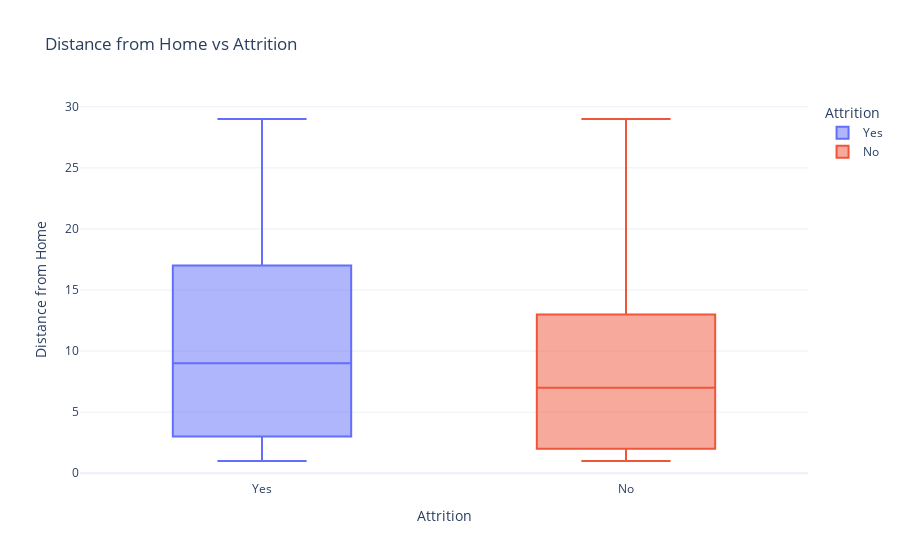

This figure's notebook cell:
### Code cell
#box plot for Distance from Home vs Attrition
box_fig = px.box(df, 
                  x='Attrition', 
                  y='DistanceFromHome', 
                  title='Distance from Home vs Attrition',
                  color='Attrition',  # Color the boxes by Attrition
                  points=False)  # Do not add individual points

box_fig.update_layout(
    xaxis_title='Attrition',
    yaxis_title='Distance from Home',
    template='plotly_white'  # Use a clean white template
)
box_fig.show()

### Figure 1 — Plotly figure (JSON) as saved in the notebook; plotly's stock layout.template omitted (floating-point values rounded to 4 significant figures; data arrays with more than 128 entries replaced by an {"elided": "..."} marker saying what was removed)
{"data": [{"alignmentgroup": "True", "boxpoints": false, "hovertemplate": "Attrition=%{x}<br>DistanceFromHome=%{y}<extra></extra>", "legendgroup": "Yes", "marker": {"color": "#636efa"}, "name": "Yes", "notched": false, "offsetgroup": "Yes", "orientation": "v", "showlegend": true, "type": "box", "x": {"elided": "237 str values"}, "x0": " ", "xaxis": "x", "y": {"elided": "237 int values"}, "y0": " ", "yaxis": "y"}, {"alignmentgroup": "True", "boxpoints": false, "hovertemplate": "Attrition=%{x}<br>DistanceFromHome=%{y}<extra></extra>", "legendgroup": "No", "marker": {"color": "#EF553B"}, "name": "No", "notched": false, "offsetgroup": "No", "orientation": "v", "showlegend": true, "type": "box", "x": {"elided": "1233 str values"}, "x0": " ", "xaxis": "x", "y": {"elided": "1233 int values"}, "y0": " ", "yaxis": "y"}], "layout": {"boxmode": "overlay", "legend": {"title": {"text": "Attrition"}, "tracegroupgap": 0}, "title": {"text": "Distance from Home vs Attrition"}, "xaxis": {"anchor": "y", "categoryarray": ["Yes", "No"], "categoryorder": "array", "domain": [0, 1], "title": {"text": "Attrition"}}, "yaxis": {"anchor": "x", "domain": [0, 1], "title": {"text": "Distance from Home"}}}}
